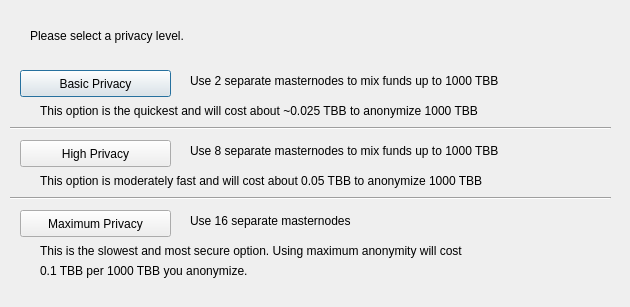
<?xml version="1.0" encoding="UTF-8"?>
<ui version="4.0">
 <class>DarksendConfig</class>
 <widget class="QDialog" name="DarksendConfig">
  <property name="geometry">
   <rect>
    <x>0</x>
    <y>0</y>
    <width>630</width>
    <height>307</height>
   </rect>
  </property>
  <property name="windowTitle">
   <string>Configure Darksend</string>
  </property>
  <widget class="QPushButton" name="buttonBasic">
   <property name="geometry">
    <rect>
     <x>20</x>
     <y>70</y>
     <width>151</width>
     <height>27</height>
    </rect>
   </property>
   <property name="text">
    <string>Basic Privacy</string>
   </property>
  </widget>
  <widget class="QPushButton" name="buttonHigh">
   <property name="geometry">
    <rect>
     <x>20</x>
     <y>140</y>
     <width>151</width>
     <height>27</height>
    </rect>
   </property>
   <property name="text">
    <string>High Privacy</string>
   </property>
  </widget>
  <widget class="QPushButton" name="buttonMax">
   <property name="geometry">
    <rect>
     <x>20</x>
     <y>210</y>
     <width>151</width>
     <height>27</height>
    </rect>
   </property>
   <property name="text">
    <string>Maximum Privacy</string>
   </property>
  </widget>
  <widget class="QLabel" name="label">
   <property name="geometry">
    <rect>
     <x>30</x>
     <y>20</y>
     <width>571</width>
     <height>31</height>
    </rect>
   </property>
   <property name="text">
    <string>Please select a privacy level.</string>
   </property>
  </widget>
  <widget class="QLabel" name="label_2">
   <property name="geometry">
    <rect>
     <x>190</x>
     <y>70</y>
     <width>421</width>
     <height>21</height>
    </rect>
   </property>
   <property name="text">
    <string>Use 2 separate masternodes to mix funds up to 1000 TBB</string>
   </property>
  </widget>
  <widget class="QLabel" name="label_3">
   <property name="geometry">
    <rect>
     <x>190</x>
     <y>140</y>
     <width>411</width>
     <height>21</height>
    </rect>
   </property>
   <property name="text">
    <string>Use 8 separate masternodes to mix funds up to 1000 TBB</string>
   </property>
  </widget>
  <widget class="QLabel" name="label_4">
   <property name="geometry">
    <rect>
     <x>190</x>
     <y>210</y>
     <width>421</width>
     <height>21</height>
    </rect>
   </property>
   <property name="text">
    <string>Use 16 separate masternodes</string>
   </property>
  </widget>
  <widget class="QLabel" name="label_6">
   <property name="geometry">
    <rect>
     <x>40</x>
     <y>100</y>
     <width>561</width>
     <height>21</height>
    </rect>
   </property>
   <property name="text">
    <string>This option is the quickest and will cost about ~0.025 TBB to anonymize 1000 TBB</string>
   </property>
  </widget>
  <widget class="QLabel" name="label_7">
   <property name="geometry">
    <rect>
     <x>40</x>
     <y>170</y>
     <width>561</width>
     <height>21</height>
    </rect>
   </property>
   <property name="text">
    <string>This option is moderately fast and will cost about 0.05 TBB to anonymize 1000 TBB</string>
   </property>
  </widget>
  <widget class="QLabel" name="label_8">
   <property name="geometry">
    <rect>
     <x>40</x>
     <y>240</y>
     <width>561</width>
     <height>21</height>
    </rect>
   </property>
   <property name="text">
    <string>This is the slowest and most secure option. Using maximum anonymity will cost</string>
   </property>
  </widget>
  <widget class="QLabel" name="label_9">
   <property name="geometry">
    <rect>
     <x>40</x>
     <y>260</y>
     <width>561</width>
     <height>21</height>
    </rect>
   </property>
   <property name="text">
    <string>0.1 TBB per 1000 TBB you anonymize.</string>
   </property>
  </widget>
  <widget class="Line" name="line">
   <property name="geometry">
    <rect>
     <x>10</x>
     <y>120</y>
     <width>601</width>
     <height>16</height>
    </rect>
   </property>
   <property name="orientation">
    <enum>Qt::Horizontal</enum>
   </property>
  </widget>
  <widget class="Line" name="line_2">
   <property name="geometry">
    <rect>
     <x>10</x>
     <y>190</y>
     <width>601</width>
     <height>16</height>
    </rect>
   </property>
   <property name="orientation">
    <enum>Qt::Horizontal</enum>
   </property>
  </widget>
 </widget>
 <resources/>
 <connections/>
</ui>
